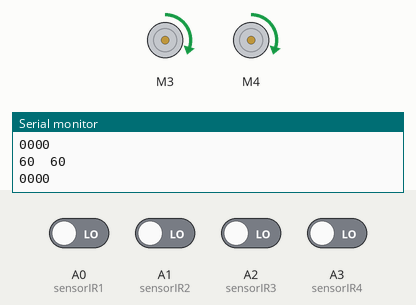
A sketch run on a simulated Arduino Uno, built with avr-gcc and run on an emulated ATmega328P. Parts: 2 × DC motor (green arrow = forward, orange = backward, longer = faster), the last lines printed to the serial monitor. The inputs (shaded band) are chosen by the test bench; at power-on: A0 (sensorIR1), A1 (sensorIR2), A2 (sensorIR3), A3 (sensorIR4) LOW.

Above: at 1.2 s.
1.3 s: A0 (sensorIR1) driven HIGH
At 2.5 s:
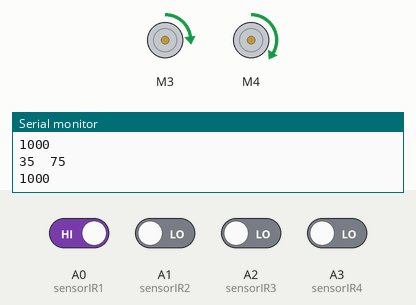
2.8 s: A1 (sensorIR2) driven HIGH
At 3.9 s:
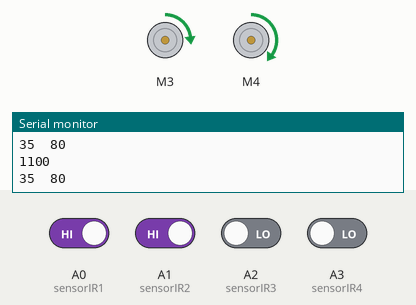
4.3 s: A0 (sensorIR1) driven LOW
At 5.5 s:
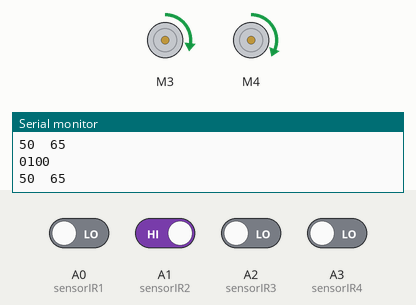
5.8 s: A2 (sensorIR3) driven HIGH
At 6.1 s:
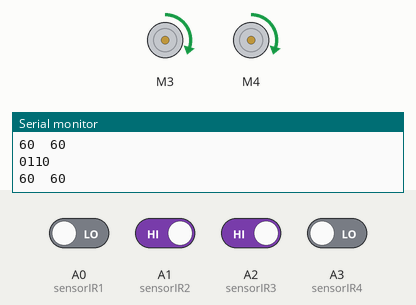
7.3 s: A1 (sensorIR2) driven LOW
At 8.4 s:
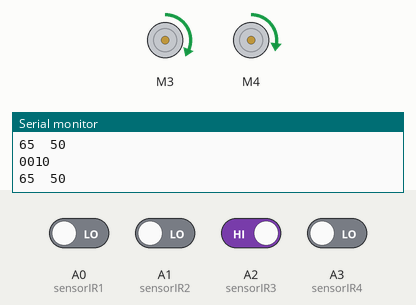
8.8 s: A3 (sensorIR4) driven HIGH
At 9.6 s:
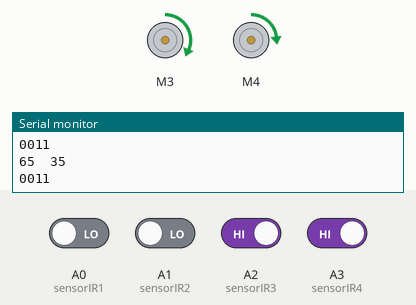
Timing chart, 0 to 11.3 s (numbered marks = the images above; inputs shaded):
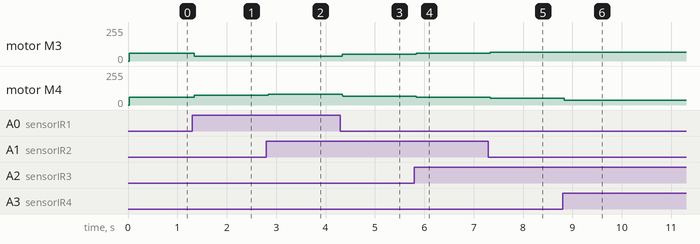

Measured:
- after the input at 1.3 s, motor M3: forward 60/255 → forward 35/255 at once; motor M4: forward 60/255 → forward 75/255 at once
- after the input at 2.8 s, motor M4: forward 75/255 → forward 80/255 at once
- after the input at 4.3 s, motor M3: forward 35/255 → forward 50/255 at once; motor M4: forward 80/255 → forward 65/255 at once
- after the input at 5.8 s, motor M3: forward 50/255 → forward 60/255 at once; motor M4: forward 65/255 → forward 60/255 at once
- after the input at 7.3 s, motor M3: forward 60/255 → forward 65/255 at once; motor M4: forward 60/255 → forward 50/255 at once
- after the input at 8.8 s, motor M4: forward 50/255 → forward 35/255 at once

The sketch:

test.ino
```cpp
#include <Arduino.h>
#include <AFMotor.h>

//defining Sensor: Từ phải sang trái (Motor 3 -> 4)
#define sensorIR1 A0
#define sensorIR2 A1
#define sensorIR3 A2
#define sensorIR4 A3

//defining motors

AF_DCMotor motor3(3, MOTOR34_1KHZ); // Motor phải
AF_DCMotor motor4(4, MOTOR34_1KHZ); // Motor trái
int sensor[4] = {0, 0, 0, 0}; // giữ giá trị cảm biến đọc vào

//
float  error, P, I, D, PID_value, previous_error = 0;
int Kp, Ki, Kd, speed_motor, left_speed, right_speed;

int mapline;// 0 là mapline trắng, line đen || 1 là map đen line trắng

void setup() {
  Serial.begin(9600);
  pinMode(sensorIR1, INPUT);
  pinMode(sensorIR2, INPUT);
  pinMode(sensorIR3, INPUT);
  pinMode(sensorIR4, INPUT);

  // Set up 2 Motor 3,4 cùng tiến
  motor3.run(FORWARD);
  motor4.run(FORWARD);
  // init value
  // Tham số thử nghiệm
}

void loop() {


   calculate_map();
   calculate_error();

   delay(10);
   //calculate_PID();

   control_motors();


   Serial.print(right_speed);
   Serial.print("  ");
   Serial.println(left_speed);
}

void calculate_error(){
    sensor[0] = digitalRead(sensorIR1);
    sensor[1] = digitalRead(sensorIR2);
    sensor[2] = digitalRead(sensorIR3);
    sensor[3] = digitalRead(sensorIR4);

    Serial.print(sensor[0]);
    Serial.print(sensor[1]);
    Serial.print(sensor[2]);
    Serial.println(sensor[3]);

    if(mapline == 0){

      if(sensor[0] == 1 && sensor[1] == 0 && sensor[2] == 0 && sensor[3] == 0) error = 3;  // 0 0 0 1
      else if(sensor[0] == 1 && sensor[1] == 1 && sensor[2] == 0 && sensor[3] == 0) error = 2;  // 0 0 1 1
      else if(sensor[0] == 0 && sensor[1] == 1 && sensor[2] == 0 && sensor[3] == 0) error = 1;  // 0 0 1 0
      else if(sensor[0] == 0 && sensor[1] == 1 && sensor[2] == 1 && sensor[3] == 0) error = 0;  // 0 1 1 0
      else if(sensor[0] == 0 && sensor[1] == 0 && sensor[2] == 1 && sensor[3] == 0) error = -1;  // 0 1 0 0
      else if(sensor[0] == 0 && sensor[1] == 0 && sensor[2] == 1 && sensor[3] == 1) error = -2;  // 1 1 0 0
      else if(sensor[0] == 0 && sensor[1] == 0 && sensor[2] == 0 && sensor[3] == 1) error = -3;  // 1 0 0 0
      else if(sensor[0] == 0 && sensor[1] == 0 && sensor[2] == 0 && sensor[3] == 0) error = previous_error;  // 0 0 0 0

    }else if(mapline == 1){

      if(sensor[0] == 0 && sensor[1] == 1 && sensor[2] == 1 && sensor[3] == 1) error = 3;  // 1 1 1 0
      else if(sensor[0] == 0 && sensor[1] == 0 && sensor[2] == 1 && sensor[3] == 1) error = 2;  // 1 1 0 0
      else if(sensor[0] == 1 && sensor[1] == 0 && sensor[2] == 1 && sensor[3] == 1) error = 1;  // 1 1 0 1
      else if(sensor[0] == 1 && sensor[1] == 0 && sensor[2] == 0 && sensor[3] == 1) error = 0;  // 1 0 0 1
      else if(sensor[0] == 1 && sensor[1] == 1 && sensor[2] == 0 && sensor[3] == 1) error = -1;  // 1 0 1 1
      else if(sensor[0] == 1 && sensor[1] == 1 && sensor[2] == 0 && sensor[3] == 0) error = -2;  // 0 0 1 1
      else if(sensor[0] == 1 && sensor[1] == 1 && sensor[2] == 1 && sensor[3] == 0) error = -3;  // 0 1 1 1
      else if(sensor[0] == 1 && sensor[1] == 1 && sensor[2] == 1 && sensor[3] == 1) error = previous_error;  // 1 1 1 1
    }


}

void control_motors(){

  motor3.setSpeed(right_speed);
  motor4.setSpeed(left_speed);

  if(error == 3){
    right_speed = 35;
    left_speed = 75;
  }
  else if(error == 2){
    right_speed = 35;
    left_speed = 65;
    if (previous_error >= 2) left_speed = 80;
  }else if(error == 1){
    right_speed = 50;
    left_speed = 65;
    if (previous_error >= 2) left_speed = 75;
  }else if(error == 0){
    right_speed = 60;
    left_speed = 60;
  }else if(error == -1){
    right_speed = 65;
    left_speed = 50;
  }else if(error == -2){
    right_speed = 65;
    if (previous_error >= 2) right_speed = 75;
    left_speed = 35;
  }else if(error == -3){
    right_speed = 75;
    if (previous_error >= 2) right_speed = 80;
    left_speed = 35;
  }
  previous_error = error;

  left_speed = constrain(left_speed, 0, 225);
  right_speed = constrain(right_speed, 0, 225);

}

void calculate_map(){
  if((sensor[0] == 0 && sensor[1] == 1 && sensor[2] == 1 && sensor[3] == 0) || (sensor[0] == 0 && sensor[1] == 0 && sensor[2] == 0 && sensor[3] == 0)){
    mapline = 0;//map trang
  }

  if((sensor[0] == 1 && sensor[1] == 0 && sensor[2] == 0 && sensor[3] == 1) || (sensor[0] == 1 && sensor[1] == 1 && sensor[2] == 1 && sensor[3] == 1)){
    mapline = 1;//map den
  }

}
```
